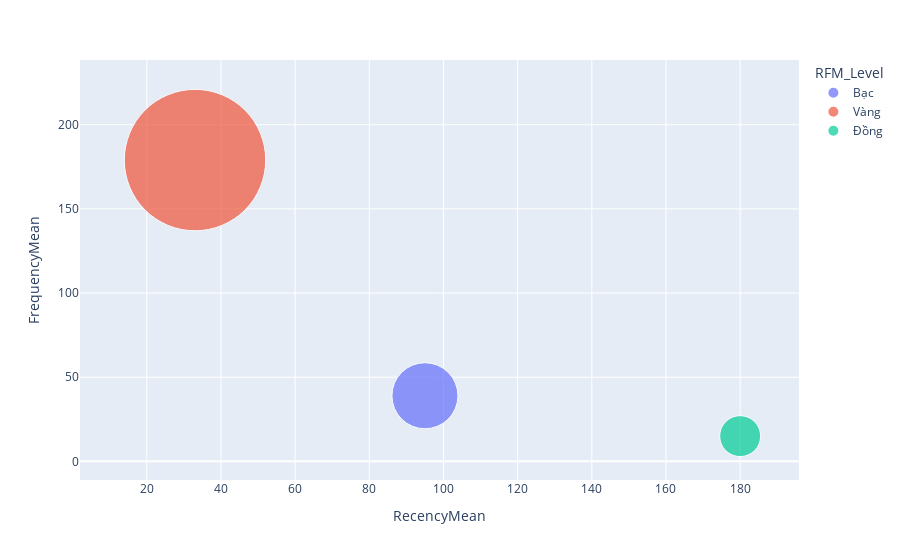

Source (notebook cell):
### Code cell
fig = px.scatter(rfm_level_agg,x = 'RecencyMean',y='FrequencyMean',size = 'FrequencyMean',color='RFM_Level',hover_name='RFM_Level',size_max=100)
fig.show()

### Figure 1 — Plotly figure (JSON) as saved in the notebook; plotly's stock layout.template omitted (floating-point values rounded to 4 significant figures)
{"data": [{"hovertemplate": "<b>%{hovertext}</b><br><br>RFM_Level=Bạc<br>RecencyMean=%{x}<br>FrequencyMean=%{marker.size}<extra></extra>", "hovertext": ["Bạc"], "legendgroup": "Bạc", "marker": {"color": "#636efa", "size": [39], "sizemode": "area", "sizeref": 0.0179, "symbol": "circle"}, "mode": "markers", "name": "Bạc", "orientation": "v", "showlegend": true, "type": "scatter", "x": [95], "xaxis": "x", "y": [39], "yaxis": "y"}, {"hovertemplate": "<b>%{hovertext}</b><br><br>RFM_Level=Vàng<br>RecencyMean=%{x}<br>FrequencyMean=%{marker.size}<extra></extra>", "hovertext": ["Vàng"], "legendgroup": "Vàng", "marker": {"color": "#EF553B", "size": [179], "sizemode": "area", "sizeref": 0.0179, "symbol": "circle"}, "mode": "markers", "name": "Vàng", "orientation": "v", "showlegend": true, "type": "scatter", "x": [33], "xaxis": "x", "y": [179], "yaxis": "y"}, {"hovertemplate": "<b>%{hovertext}</b><br><br>RFM_Level=Đồng<br>RecencyMean=%{x}<br>FrequencyMean=%{marker.size}<extra></extra>", "hovertext": ["Đồng"], "legendgroup": "Đồng", "marker": {"color": "#00cc96", "size": [15], "sizemode": "area", "sizeref": 0.0179, "symbol": "circle"}, "mode": "markers", "name": "Đồng", "orientation": "v", "showlegend": true, "type": "scatter", "x": [180], "xaxis": "x", "y": [15], "yaxis": "y"}], "layout": {"legend": {"itemsizing": "constant", "title": {"text": "RFM_Level"}, "tracegroupgap": 0}, "margin": {"t": 60}, "xaxis": {"anchor": "y", "domain": [0, 1], "title": {"text": "RecencyMean"}}, "yaxis": {"anchor": "x", "domain": [0, 1], "title": {"text": "FrequencyMean"}}}}
